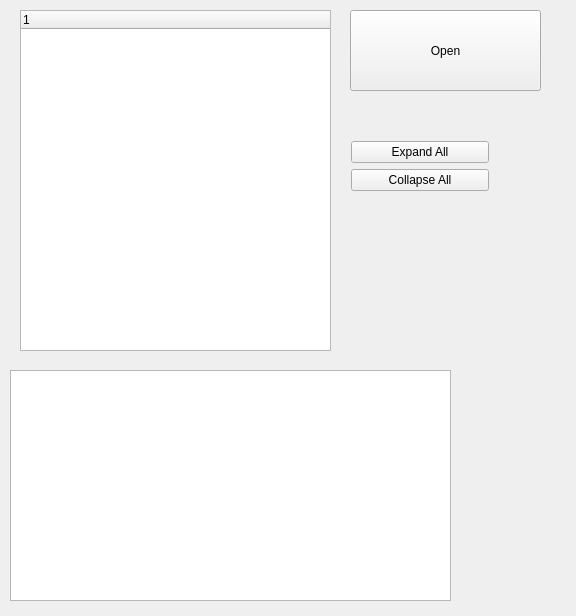
<?xml version="1.0" encoding="UTF-8"?>
<ui version="4.0">
 <class>Widget</class>
 <widget class="QWidget" name="Widget">
  <property name="geometry">
   <rect>
    <x>0</x>
    <y>0</y>
    <width>576</width>
    <height>616</height>
   </rect>
  </property>
  <property name="windowTitle">
   <string>Widget</string>
  </property>
  <widget class="QPushButton" name="btnOpen">
   <property name="geometry">
    <rect>
     <x>350</x>
     <y>10</y>
     <width>191</width>
     <height>81</height>
    </rect>
   </property>
   <property name="text">
    <string>Open</string>
   </property>
  </widget>
  <widget class="QTextBrowser" name="textBrowser">
   <property name="geometry">
    <rect>
     <x>10</x>
     <y>370</y>
     <width>441</width>
     <height>231</height>
    </rect>
   </property>
   <property name="styleSheet">
    <string notr="true">font: 9pt &quot;Courier New&quot;;</string>
   </property>
  </widget>
  <widget class="QTreeWidget" name="treeWidget">
   <property name="geometry">
    <rect>
     <x>20</x>
     <y>10</y>
     <width>311</width>
     <height>341</height>
    </rect>
   </property>
   <column>
    <property name="text">
     <string notr="true">1</string>
    </property>
   </column>
  </widget>
  <widget class="QWidget" name="verticalLayoutWidget">
   <property name="geometry">
    <rect>
     <x>340</x>
     <y>130</y>
     <width>160</width>
     <height>80</height>
    </rect>
   </property>
   <layout class="QVBoxLayout" name="verticalLayout">
    <item>
     <widget class="QPushButton" name="pushButton">
      <property name="text">
       <string>Expand All</string>
      </property>
     </widget>
    </item>
    <item>
     <widget class="QPushButton" name="pushButton_2">
      <property name="text">
       <string>Collapse All</string>
      </property>
     </widget>
    </item>
    <item>
     <spacer name="verticalSpacer">
      <property name="orientation">
       <enum>Qt::Vertical</enum>
      </property>
      <property name="sizeHint" stdset="0">
       <size>
        <width>20</width>
        <height>40</height>
       </size>
      </property>
     </spacer>
    </item>
   </layout>
  </widget>
 </widget>
 <layoutdefault spacing="6" margin="11"/>
 <resources/>
 <connections>
  <connection>
   <sender>pushButton</sender>
   <signal>clicked()</signal>
   <receiver>treeWidget</receiver>
   <slot>expandAll()</slot>
   <hints>
    <hint type="sourcelabel">
     <x>376</x>
     <y>238</y>
    </hint>
    <hint type="destinationlabel">
     <x>279</x>
     <y>138</y>
    </hint>
   </hints>
  </connection>
  <connection>
   <sender>pushButton_2</sender>
   <signal>clicked()</signal>
   <receiver>treeWidget</receiver>
   <slot>collapseAll()</slot>
   <hints>
    <hint type="sourcelabel">
     <x>396</x>
     <y>275</y>
    </hint>
    <hint type="destinationlabel">
     <x>271</x>
     <y>239</y>
    </hint>
   </hints>
  </connection>
 </connections>
</ui>
